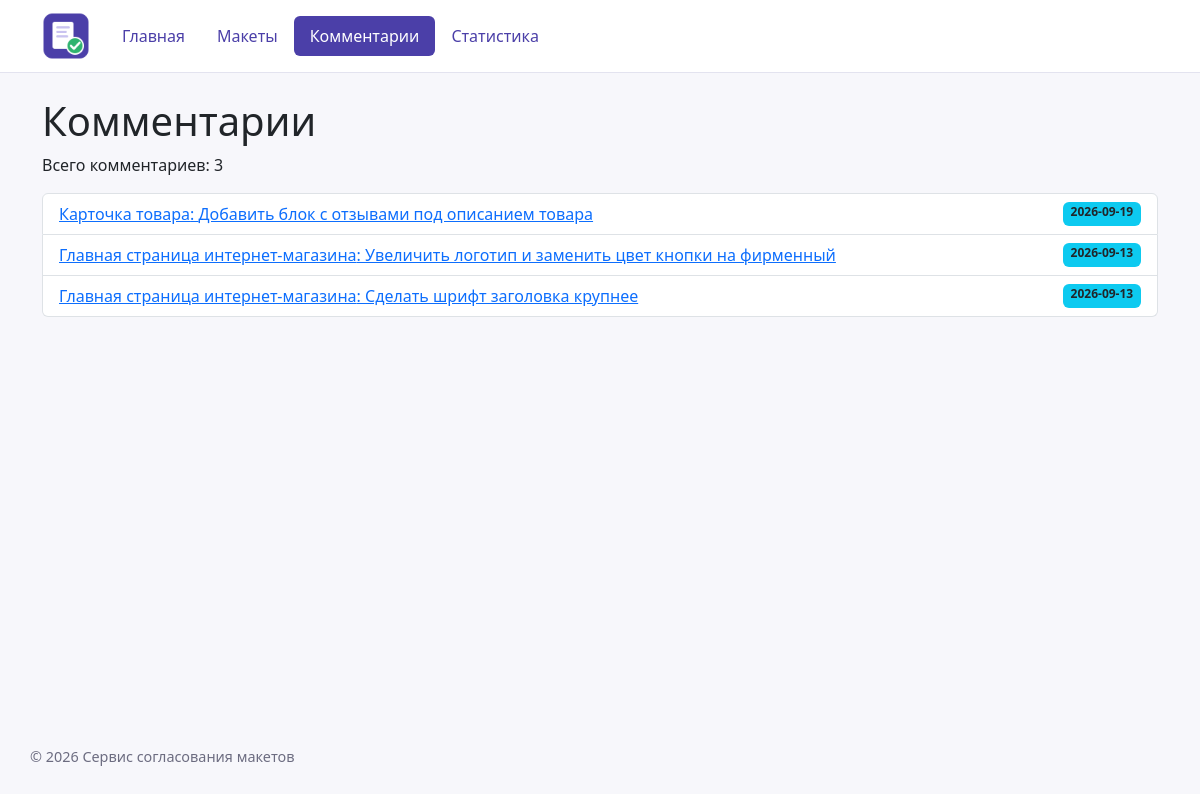
Page /comments/ on the committed database.
### comments/views.py (the view)
# urls.py: path("", views.comments, name="list"),
def comments(request):
    conn = get_connection()
    try:
        comments_list = conn.execute(
            """
            SELECT
                comments.id,
                comments.text,
                comments.comment_date,
                comments.layout_version,
                layouts.title AS layout_title,
                clients.name AS author_name
            FROM comments
            JOIN layouts ON comments.layout_id = layouts.id
            JOIN clients ON comments.author_id = clients.id
            ORDER BY comments.comment_date DESC, comments.id
            """
        ).fetchall()
    finally:
        conn.close()
    context = {"comments": comments_list}
    return render(request, "comments/comment_list.html", context)

### db/database.py (called while the page is built)
def get_connection(db_path: Path | str = DB_PATH) -> sqlite3.Connection:
    conn = sqlite3.connect(db_path)
    conn.row_factory = sqlite3.Row
    conn.execute("PRAGMA foreign_keys = ON")
    return conn

### comments/templates/comments/comment_list.html (shortened to what this page needs)
{% extends "base.html" %}
{% block content %}
    <h1>Комментарии</h1>
    <p>Всего комментариев: {{ comments|length }}</p>
    <ul class="list-group">
        {% for comment in comments %}
            {% include "comments/includes/comment_item.html" %}
        {% empty %}
            <li class="list-group-item">Комментарии не найдены.</li>
        {% endfor %}
    </ul>
{% endblock %}

### comments/templates/comments/includes/comment_item.html
<li class="list-group-item comment-item d-flex justify-content-between">
    <a href="{% url 'comments:detail' comment.id %}">
        {% if comment.layout_title %}{{ comment.layout_title }}: {% endif %}{{ comment.text|truncatechars:60 }}
    </a>
    <span class="badge bg-info text-dark">
        {{ comment.comment_date }}
    </span>
</li>

### homepage/static/homepage/css/style.css (style rules this page uses)
body { display: flex; flex-direction: column; min-height: 100vh; background-color: #f7f7fb; }

### rows in the picture
comments: layout_title "Карточка товара", text "Добавить блок с отзывами под описанием товара", comment_date "2026-09-19"
comments: layout_title "Главная страница интернет-магазина", text "Увеличить логотип и заменить цвет кнопки на фирменный", comment_date "2026-09-13"
comments: layout_title "Главная страница интернет-магазина", text "Сделать шрифт заголовка крупнее", comment_date "2026-09-13"

### other values in the picture
{{ comments|length }} "3"
